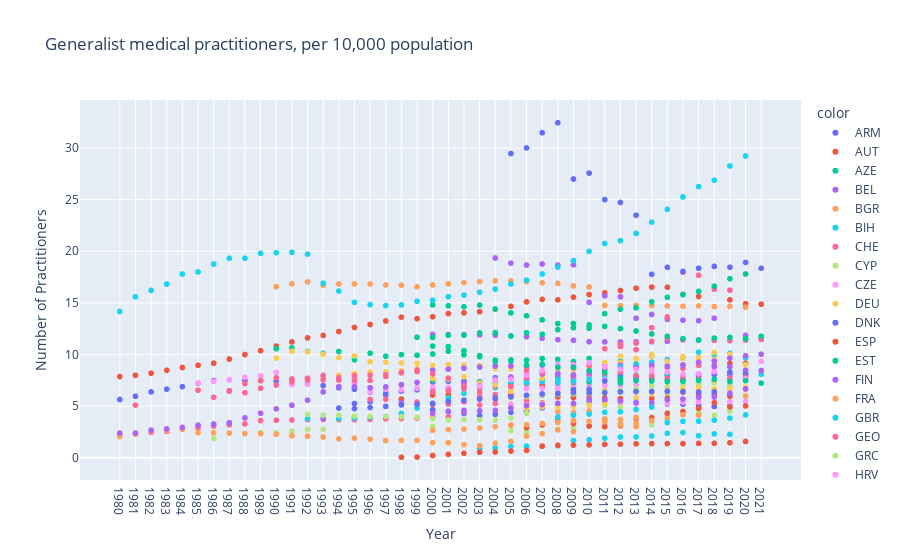

The cell this chart's notebook holds for it:
### Code cell
import plotly.express as px
df_practitioners2 = df_practitioners.iloc[166:]
figure = px.scatter(x=df_practitioners2['year'], y=df_practitioners2['practitioners'], color=df_practitioners2['country'], labels={
                     "x": "Year",
                     "y": "Number of Practitioners"
                 },title = 'Generalist medical practitioners, per 10,000 population')
figure.show()

### Figure 1 — Plotly figure (JSON) as saved in the notebook; plotly's stock layout.template omitted (floating-point values rounded to 4 significant figures)
{"data": [{"hovertemplate": "color=ARM<br>Year=%{x}<br>Number of Practitioners=%{y}<extra></extra>", "legendgroup": "ARM", "marker": {"color": "#636efa", "symbol": "circle"}, "mode": "markers", "name": "ARM", "showlegend": true, "type": "scattergl", "x": ["1980", "1981", "1982", "1983", "1984", "1985", "1986", "1987", "1988", "1989", "1990", "1991", "1992", "1993", "1994", "1995", "1996", "1997", "1998", "1999", "2000", "2001", "2002", "2003", "2004", "2005", "2006", "2007", "2008", "2009", "2010", "2011", "2012", "2013", "2014", "2015", "2016", "2017", "2018", "2019"], "xaxis": "x", "y": [5.64, 5.96, 6.38, 6.65, 6.89, 7.23, 7.47, 7.56, 7.47, 7.47, 7.43, 7.16, 7.14, 6.99, 6.77, 6.64, 6.36, 6.26, 6.46, 6.67, 4.65, 4.46, 4.29, 4.09, 4.2, 4.4, 4.47, 4.84, 5.01, 5.24, 5.36, 5.4, 5.33, 5.26, 5.17, 5.2, 5.19, 5.04, 4.97, 5.02], "yaxis": "y"}, {"hovertemplate": "color=AUT<br>Year=%{x}<br>Number of Practitioners=%{y}<extra></extra>", "legendgroup": "AUT", "marker": {"color": "#EF553B", "symbol": "circle"}, "mode": "markers", "name": "AUT", "showlegend": true, "type": "scattergl", "x": ["1980", "1981", "1982", "1983", "1984", "1985", "1986", "1987", "1988", "1989", "1990", "1991", "1992", "1993", "1994", "1995", "1996", "1997", "1998", "1999", "2000", "2001", "2002", "2003", "2004", "2005", "2006", "2007", "2008", "2009", "2010", "2011", "2012", "2013", "2014", "2015", "2016", "2017", "2019", "2020", "2021"], "xaxis": "x", "y": [7.87, 7.99, 8.19, 8.47, 8.74, 8.95, 9.16, 9.56, 10, 10.37, 10.82, 11.22, 11.61, 11.85, 12.23, 12.62, 12.91, 13.25, 13.62, 13.48, 13.66, 13.97, 14.03, 14.15, 14.39, 14.67, 15.1, 15.34, 15.3, 15.56, 15.81, 15.97, 16.2, 16.42, 16.53, 16.52, 15.83, 15.62, 15.29, 14.91, 14.88], "yaxis": "y"}, {"hovertemplate": "color=AZE<br>Year=%{x}<br>Number of Practitioners=%{y}<extra></extra>", "legendgroup": "AZE", "marker": {"color": "#00cc96", "symbol": "circle"}, "mode": "markers", "name": "AZE", "showlegend": true, "type": "scattergl", "x": ["1990", "1991", "1992", "1993", "1994", "1995", "1996", "1997", "1998", "1999", "2000", "2001", "2002", "2003", "2004", "2005", "2006", "2007", "2008", "2009", "2010", "2011", "2012", "2013", "2014"], "xaxis": "x", "y": [10.56, 10.64, 10.3, 10.11, 10.29, 9.49, 10.13, 9.84, 9.99, 9.94, 10.05, 10.32, 9.97, 9.78, 9.46, 9.35, 9.46, 9.61, 9.52, 9.32, 9.62, 9.19, 9.35, 9.06, 8.53], "yaxis": "y"}, {"hovertemplate": "color=BEL<br>Year=%{x}<br>Number of Practitioners=%{y}<extra></extra>", "legendgroup": "BEL", "marker": {"color": "#ab63fa", "symbol": "circle"}, "mode": "markers", "name": "BEL", "showlegend": true, "type": "scattergl", "x": ["2000", "2001", "2002", "2003", "2004", "2005", "2006", "2007", "2008", "2009", "2010", "2011", "2012", "2013", "2014", "2015", "2016", "2017", "2018", "2019", "2020"], "xaxis": "x", "y": [11.95, 11.93, 11.92, 11.91, 11.87, 11.8, 11.73, 11.58, 11.44, 11.37, 11.24, 11.22, 11.21, 11.24, 11.24, 11.28, 11.42, 11.41, 11.51, 11.66, 11.85], "yaxis": "y"}, {"hovertemplate": "color=BGR<br>Year=%{x}<br>Number of Practitioners=%{y}<extra></extra>", "legendgroup": "BGR", "marker": {"color": "#FFA15A", "symbol": "circle"}, "mode": "markers", "name": "BGR", "showlegend": true, "type": "scattergl", "x": ["2002", "2003", "2004", "2005", "2006", "2007", "2008", "2009", "2010", "2011", "2012", "2013", "2014", "2015", "2016", "2017", "2018", "2019", "2020"], "xaxis": "x", "y": [7.22, 7.02, 7.23, 7.21, 7.11, 7.03, 6.57, 6.81, 6.53, 6.5, 6.4, 6.38, 6.38, 6.17, 6.36, 6.12, 6.07, 6.03, 5.98], "yaxis": "y"}, {"hovertemplate": "color=BIH<br>Year=%{x}<br>Number of Practitioners=%{y}<extra></extra>", "legendgroup": "BIH", "marker": {"color": "#19d3f3", "symbol": "circle"}, "mode": "markers", "name": "BIH", "showlegend": true, "type": "scattergl", "x": ["2003", "2004", "2005", "2006", "2007", "2008", "2009", "2010", "2011", "2012", "2013", "2014", "2015", "2016", "2017", "2018", "2019"], "xaxis": "x", "y": [0.88, 0.95, 1.1, 1.13, 1.11, 1.16, 1.67, 1.75, 1.89, 2.01, 2.02, 2.11, 2.37, 2.44, 2.13, 2.31, 2.26], "yaxis": "y"}, {"hovertemplate": "color=CHE<br>Year=%{x}<br>Number of Practitioners=%{y}<extra></extra>", "legendgroup": "CHE", "marker": {"color": "#FF6692", "symbol": "circle"}, "mode": "markers", "name": "CHE", "showlegend": true, "type": "scattergl", "x": ["1980", "1981", "1982", "1983", "1984", "1985", "1986", "1987", "1988", "1989", "1990", "1991", "1992", "1993", "1994", "1995", "1996", "1997", "1998", "1999", "2000", "2001", "2002", "2003", "2004", "2005", "2006", "2007", "2008", "2009", "2010", "2011", "2012", "2013", "2014", "2015", "2016", "2017", "2018", "2019", "2020", "2021"], "xaxis": "x", "y": [2.29, 2.37, 2.47, 2.56, 2.76, 2.92, 3.07, 3.19, 3.28, 3.6, 3.63, 3.66, 3.69, 3.71, 3.69, 3.69, 3.71, 3.77, 3.8, 3.84, 3.92, 3.96, 4.48, 5.11, 5.26, 5.17, 5.24, 5.31, 6, 6.05, 6.07, 10.56, 10.78, 11.11, 11.27, 11.56, 11.47, 11.39, 11.37, 11.34, 11.4, 11.46], "yaxis": "y"}, {"hovertemplate": "color=CYP<br>Year=%{x}<br>Number of Practitioners=%{y}<extra></extra>", "legendgroup": "CYP", "marker": {"color": "#B6E880", "symbol": "circle"}, "mode": "markers", "name": "CYP", "showlegend": true, "type": "scattergl", "x": ["1986", "1989", "1990", "1991", "1992", "1993", "1995", "2000", "2014", "2015", "2016", "2017", "2018", "2019"], "xaxis": "x", "y": [1.86, 2.42, 2.42, 2.57, 2.75, 2.77, 3.92, 3.04, 5.78, 6.19, 6.56, 6.89, 7.48, 6.85], "yaxis": "y"}, {"hovertemplate": "color=CZE<br>Year=%{x}<br>Number of Practitioners=%{y}<extra></extra>", "legendgroup": "CZE", "marker": {"color": "#FF97FF", "symbol": "circle"}, "mode": "markers", "name": "CZE", "showlegend": true, "type": "scattergl", "x": ["1995", "2000", "2005", "2006", "2007", "2008", "2009", "2010", "2011", "2012", "2013", "2019", "2020"], "xaxis": "x", "y": [6.96, 7.29, 7.22, 7.18, 7.08, 7.06, 7.07, 7.04, 7.02, 7.03, 7.01, 6.96, 6.75], "yaxis": "y"}, {"hovertemplate": "color=DEU<br>Year=%{x}<br>Number of Practitioners=%{y}<extra></extra>", "legendgroup": "DEU", "marker": {"color": "#FECB52", "symbol": "circle"}, "mode": "markers", "name": "DEU", "showlegend": true, "type": "scattergl", "x": ["1991", "1992", "1993", "1994", "1995", "1996", "1997", "1998", "1999", "2000", "2001", "2002", "2003", "2004", "2005", "2006", "2007", "2008", "2009", "2010", "2011", "2012", "2013", "2014", "2015", "2016", "2017", "2018", "2019"], "xaxis": "x", "y": [7.33, 7.54, 7.79, 7.99, 8.16, 8.29, 8.33, 8.45, 8.61, 8.94, 9.03, 8.98, 8.94, 8.63, 8.62, 8.44, 8.38, 8.53, 8.76, 9.11, 9.24, 9.25, 9.62, 9.8, 9.54, 9.63, 9.75, 9.84, 10.06], "yaxis": "y"}, {"hovertemplate": "color=DNK<br>Year=%{x}<br>Number of Practitioners=%{y}<extra></extra>", "legendgroup": "DNK", "marker": {"color": "#636efa", "symbol": "circle"}, "mode": "markers", "name": "DNK", "showlegend": true, "type": "scattergl", "x": ["1994", "1995", "1996", "1997", "1998", "1999", "2000", "2001", "2002", "2003", "2004", "2005", "2006", "2007", "2008", "2009", "2010", "2011", "2012", "2013", "2014", "2015", "2016", "2017", "2018", "2019"], "xaxis": "x", "y": [4.81, 5.25, 5.44, 6.08, 6.46, 6.58, 7.38, 7.41, 7.41, 7.36, 7.74, 7.67, 7.67, 7.64, 7.89, 7.87, 7.92, 7.93, 8, 7.93, 7.96, 8.06, 8.03, 8.05, 8.06, 8.01], "yaxis": "y"}, {"hovertemplate": "color=ESP<br>Year=%{x}<br>Number of Practitioners=%{y}<extra></extra>", "legendgroup": "ESP", "marker": {"color": "#EF553B", "symbol": "circle"}, "mode": "markers", "name": "ESP", "showlegend": true, "type": "scattergl", "x": ["2005", "2006", "2007", "2008", "2009", "2010", "2011", "2012", "2013", "2014", "2015", "2016", "2017", "2018", "2019", "2020"], "xaxis": "x", "y": [7.14, 7.2, 6.98, 7.26, 7.32, 7.43, 7.43, 7.5, 7.51, 7.51, 7.48, 7.49, 7.59, 8.92, 9.15, 9.14], "yaxis": "y"}, {"hovertemplate": "color=EST<br>Year=%{x}<br>Number of Practitioners=%{y}<extra></extra>", "legendgroup": "EST", "marker": {"color": "#00cc96", "symbol": "circle"}, "mode": "markers", "name": "EST", "showlegend": true, "type": "scattergl", "x": ["1998", "1999", "2000", "2001", "2002", "2003", "2004", "2005", "2006", "2007", "2008", "2009", "2010", "2011", "2012", "2013", "2014", "2015", "2016", "2017", "2018", "2019", "2020"], "xaxis": "x", "y": [5.66, 6.75, 7.5, 6.58, 7.03, 7.32, 7.21, 7.25, 7.33, 7.59, 7.63, 7.34, 7.35, 7.54, 7.25, 7.98, 8.04, 8, 8.06, 8.04, 8.3, 8.3, 8.15], "yaxis": "y"}, {"hovertemplate": "color=FIN<br>Year=%{x}<br>Number of Practitioners=%{y}<extra></extra>", "legendgroup": "FIN", "marker": {"color": "#ab63fa", "symbol": "circle"}, "mode": "markers", "name": "FIN", "showlegend": true, "type": "scattergl", "x": ["2004", "2005", "2006", "2007", "2008", "2009", "2010", "2011", "2012", "2013", "2014", "2015", "2016", "2017", "2018"], "xaxis": "x", "y": [19.35, 18.85, 18.67, 18.77, 18.66, 18.69, 15.05, 15.68, 15.58, 13.51, 13.88, 13.4, 13.33, 13.28, 13.52], "yaxis": "y"}, {"hovertemplate": "color=FRA<br>Year=%{x}<br>Number of Practitioners=%{y}<extra></extra>", "legendgroup": "FRA", "marker": {"color": "#FFA15A", "symbol": "circle"}, "mode": "markers", "name": "FRA", "showlegend": true, "type": "scattergl", "x": ["1990", "1991", "1992", "1993", "1994", "1995", "1996", "1997", "1998", "1999", "2000", "2001", "2002", "2003", "2004", "2005", "2006", "2007", "2008", "2009", "2010", "2011", "2012", "2013", "2014", "2015", "2016", "2017", "2018", "2019", "2020"], "xaxis": "x", "y": [16.58, 16.85, 17.03, 16.72, 16.84, 16.84, 16.83, 16.74, 16.71, 16.56, 16.74, 16.85, 16.96, 17.07, 17.14, 17.13, 17.07, 16.94, 16.89, 16.64, 16.54, 14.76, 14.73, 14.77, 14.75, 14.7, 14.67, 14.71, 14.65, 14.66, 14.58], "yaxis": "y"}, {"hovertemplate": "color=GBR<br>Year=%{x}<br>Number of Practitioners=%{y}<extra></extra>", "legendgroup": "GBR", "marker": {"color": "#19d3f3", "symbol": "circle"}, "mode": "markers", "name": "GBR", "showlegend": true, "type": "scattergl", "x": ["2000", "2001", "2002", "2003", "2004", "2005", "2006", "2007", "2008", "2009", "2010", "2011", "2012", "2013", "2014", "2015", "2016", "2017", "2018", "2019", "2020", "2021"], "xaxis": "x", "y": [6.64, 6.72, 6.78, 6.98, 7.15, 7.32, 7.33, 7.4, 7.59, 7.94, 7.75, 7.87, 7.84, 7.76, 7.81, 7.69, 7.63, 7.54, 7.46, 7.65, 7.76, 8.1], "yaxis": "y"}, {"hovertemplate": "color=GEO<br>Year=%{x}<br>Number of Practitioners=%{y}<extra></extra>", "legendgroup": "GEO", "marker": {"color": "#FF6692", "symbol": "circle"}, "mode": "markers", "name": "GEO", "showlegend": true, "type": "scattergl", "x": ["1996", "1997", "1998", "1999", "2000", "2001", "2002", "2003", "2004", "2005", "2006", "2007", "2008", "2009", "2010", "2011", "2012", "2013", "2014", "2015", "2016", "2017", "2018", "2019"], "xaxis": "x", "y": [5.65, 5.67, 5.24, 5.4, 5.16, 5.2, 5.42, 5.88, 6.11, 6.14, 5.59, 6.02, 6.21, 7.72, 8.2, 8.56, 10.97, 10.47, 12.6, 13.64, 17.97, 17.68, 16.32, 16.23], "yaxis": "y"}, {"hovertemplate": "color=GRC<br>Year=%{x}<br>Number of Practitioners=%{y}<extra></extra>", "legendgroup": "GRC", "marker": {"color": "#B6E880", "symbol": "circle"}, "mode": "markers", "name": "GRC", "showlegend": true, "type": "scattergl", "x": ["2005", "2006", "2007", "2008", "2009", "2010", "2011", "2012", "2013", "2014", "2015", "2016", "2017", "2018", "2019"], "xaxis": "x", "y": [2.62, 2.5, 3.15, 2.76, 2.83, 3.07, 3.06, 3.15, 3.2, 3.96, 4.07, 4.21, 4.35, 4.13, 4.48], "yaxis": "y"}, {"hovertemplate": "color=HRV<br>Year=%{x}<br>Number of Practitioners=%{y}<extra></extra>", "legendgroup": "HRV", "marker": {"color": "#FF97FF", "symbol": "circle"}, "mode": "markers", "name": "HRV", "showlegend": true, "type": "scattergl", "x": ["1985", "1986", "1987", "1988", "1989", "1990", "1991", "1992", "1993", "1994", "1995", "1996", "1997", "1998", "1999", "2000", "2001", "2002", "2003", "2004", "2005", "2006", "2007", "2008", "2009", "2010", "2011", "2012", "2013", "2014", "2015", "2016", "2017", "2018", "2019", "2020"], "xaxis": "x", "y": [7.26, 7.4, 7.58, 7.8, 7.94, 8.27, 7.08, 7.11, 7.55, 7.53, 7.21, 6.4, 6.64, 6.58, 6.73, 6.79, 6.82, 6.78, 6.77, 6.79, 6.73, 6.68, 6.72, 6.74, 7.45, 7.67, 7.58, 7.78, 7.74, 8.17, 7.63, 8.06, 7.92, 8.43, 8.21, 7.62], "yaxis": "y"}, {"hovertemplate": "color=HUN<br>Year=%{x}<br>Number of Practitioners=%{y}<extra></extra>", "legendgroup": "HUN", "marker": {"color": "#FECB52", "symbol": "circle"}, "mode": "markers", "name": "HUN", "showlegend": true, "type": "scattergl", "x": ["2017", "2018", "2019", "2020"], "xaxis": "x", "y": [7, 7.26, 7.47, 6.6], "yaxis": "y"}, {"hovertemplate": "color=IRL<br>Year=%{x}<br>Number of Practitioners=%{y}<extra></extra>", "legendgroup": "IRL", "marker": {"color": "#636efa", "symbol": "circle"}, "mode": "markers", "name": "IRL", "showlegend": true, "type": "scattergl", "x": ["2005", "2006", "2007", "2008", "2009", "2010", "2011", "2012", "2013", "2014", "2015", "2016", "2017", "2018", "2019", "2020", "2021"], "xaxis": "x", "y": [29.47, 30.01, 31.48, 32.45, 27, 27.57, 25.01, 24.73, 23.49, 17.77, 18.45, 18.05, 18.36, 18.54, 18.46, 18.92, 18.35], "yaxis": "y"}, {"hovertemplate": "color=ISL<br>Year=%{x}<br>Number of Practitioners=%{y}<extra></extra>", "legendgroup": "ISL", "marker": {"color": "#EF553B", "symbol": "circle"}, "mode": "markers", "name": "ISL", "showlegend": true, "type": "scattergl", "x": ["1998", "2000", "2001", "2004", "2005", "2006", "2007", "2008", "2009", "2010", "2011", "2012", "2013", "2014", "2015", "2016", "2017", "2018", "2019"], "xaxis": "x", "y": [5.69, 6.08, 6.1, 5.78, 6.03, 6.02, 6.03, 5.89, 5.83, 5.72, 5.79, 5.73, 5.8, 5.74, 5.77, 6.35, 6.08, 6.18, 5.96], "yaxis": "y"}, {"hovertemplate": "color=ISR<br>Year=%{x}<br>Number of Practitioners=%{y}<extra></extra>", "legendgroup": "ISR", "marker": {"color": "#00cc96", "symbol": "circle"}, "mode": "markers", "name": "ISR", "showlegend": true, "type": "scattergl", "x": ["2000", "2001", "2002", "2003", "2004", "2005", "2006", "2007", "2008", "2009", "2010", "2011", "2012", "2013", "2014", "2015", "2016", "2017", "2018", "2019", "2020", "2021"], "xaxis": "x", "y": [14.81, 14.72, 14.63, 14.79, 14.41, 14.03, 13.75, 13.36, 13, 13, 12.87, 12.73, 12.51, 12.28, 11.99, 11.76, 11.55, 11.39, 11.59, 11.66, 11.53, 11.77], "yaxis": "y"}, {"hovertemplate": "color=ITA<br>Year=%{x}<br>Number of Practitioners=%{y}<extra></extra>", "legendgroup": "ITA", "marker": {"color": "#ab63fa", "symbol": "circle"}, "mode": "markers", "name": "ITA", "showlegend": true, "type": "scattergl", "x": ["2000", "2001", "2002", "2003", "2004", "2005", "2006", "2007", "2008", "2009", "2010", "2011", "2012", "2013", "2014", "2015", "2016", "2017", "2018", "2019", "2020", "2021"], "xaxis": "x", "y": [8.47, 8.58, 8.68, 8.78, 8.89, 8.89, 8.85, 8.96, 8.89, 8.84, 8.85, 8.97, 8.97, 8.87, 8.86, 8.9, 8.99, 8.95, 8.85, 8.8, 8.46, 8.45], "yaxis": "y"}, {"hovertemplate": "color=KAZ<br>Year=%{x}<br>Number of Practitioners=%{y}<extra></extra>", "legendgroup": "KAZ", "marker": {"color": "#FFA15A", "symbol": "circle"}, "mode": "markers", "name": "KAZ", "showlegend": true, "type": "scattergl", "x": ["1980", "1981", "1982", "1983", "1984", "1985", "1986", "1987", "1988", "1989", "1990", "1991", "1992", "1993", "1994", "1995", "1996", "1997", "1998", "1999", "2000", "2001", "2002", "2003", "2004", "2005", "2006", "2007", "2008", "2009", "2010", "2011", "2012", "2013", "2014"], "xaxis": "x", "y": [2.06, 2.28, 2.61, 2.65, 2.76, 2.44, 2.43, 2.39, 2.35, 2.34, 2.27, 2.15, 2.09, 2.01, 1.83, 1.91, 1.8, 1.67, 1.69, 1.69, 1.46, 1.46, 1.27, 1.18, 1.42, 1.6, 2.09, 2.34, 2.7, 2.53, 3.07, 3.06, 3.06, 3.02, 3.55], "yaxis": "y"}, {"hovertemplate": "color=LTU<br>Year=%{x}<br>Number of Practitioners=%{y}<extra></extra>", "legendgroup": "LTU", "marker": {"color": "#19d3f3", "symbol": "circle"}, "mode": "markers", "name": "LTU", "showlegend": true, "type": "scattergl", "x": ["1992", "1993", "1994", "1995", "1996", "1997", "1998", "1999", "2000", "2001", "2002", "2003", "2004", "2005", "2006", "2007", "2008", "2009", "2010", "2011", "2012", "2013", "2014", "2015", "2016", "2017", "2018", "2019", "2020"], "xaxis": "x", "y": [3.8, 3.83, 3.79, 3.83, 3.93, 4.02, 4.29, 4.82, 5.27, 5.79, 6.24, 6.67, 6.81, 6.92, 7.26, 7.65, 7.29, 7.49, 7.59, 8.64, 8.8, 8.95, 9.25, 9.51, 9.79, 10.23, 10.03, 10.12, 9.67], "yaxis": "y"}, {"hovertemplate": "color=LUX<br>Year=%{x}<br>Number of Practitioners=%{y}<extra></extra>", "legendgroup": "LUX", "marker": {"color": "#FF6692", "symbol": "circle"}, "mode": "markers", "name": "LUX", "showlegend": true, "type": "scattergl", "x": ["1981", "1985", "1987", "1988", "1989", "1990", "1991", "1992", "1993", "1994", "1995", "1996", "1997", "1998", "1999", "2000", "2001", "2002", "2003", "2004", "2005", "2006", "2007", "2008", "2009", "2010", "2011", "2012", "2013", "2014", "2015", "2016", "2017"], "xaxis": "x", "y": [5.1, 6.55, 6.5, 7.18, 7.48, 7.74, 7.63, 7.71, 7.97, 7.76, 7.95, 7.99, 8.05, 8.22, 8.36, 6.4, 6.53, 6.68, 6.74, 6.95, 7.83, 7.73, 8.17, 8.12, 7.93, 8.16, 8.18, 8.31, 8.6, 8.79, 8.75, 8.66, 8.96], "yaxis": "y"}, {"hovertemplate": "color=LVA<br>Year=%{x}<br>Number of Practitioners=%{y}<extra></extra>", "legendgroup": "LVA", "marker": {"color": "#B6E880", "symbol": "circle"}, "mode": "markers", "name": "LVA", "showlegend": true, "type": "scattergl", "x": ["2005", "2006", "2007", "2008", "2009", "2010", "2011", "2012", "2013", "2014", "2015", "2016", "2017", "2018", "2019", "2020"], "xaxis": "x", "y": [5.83, 5.92, 6.02, 6.15, 6.18, 6.24, 6.39, 6.52, 6.68, 6.93, 6.92, 7.15, 7.23, 7.29, 7.14, 7.46], "yaxis": "y"}, {"hovertemplate": "color=MDA<br>Year=%{x}<br>Number of Practitioners=%{y}<extra></extra>", "legendgroup": "MDA", "marker": {"color": "#FF97FF", "symbol": "circle"}, "mode": "markers", "name": "MDA", "showlegend": true, "type": "scattergl", "x": ["2005", "2006", "2007", "2008", "2009", "2010", "2011", "2012", "2013", "2014", "2015", "2016", "2017", "2018", "2019", "2020"], "xaxis": "x", "y": [5.13, 5.14, 5.23, 5.14, 5.14, 5.16, 5.22, 5.29, 5.25, 5.18, 5.26, 5.38, 5.41, 5.35, 5.42, 5.46], "yaxis": "y"}, {"hovertemplate": "color=MKD<br>Year=%{x}<br>Number of Practitioners=%{y}<extra></extra>", "legendgroup": "MKD", "marker": {"color": "#FECB52", "symbol": "circle"}, "mode": "markers", "name": "MKD", "showlegend": true, "type": "scattergl", "x": ["1990", "1991", "1992", "1993", "1994", "1995", "1996", "1997", "1998", "1999", "2000", "2001", "2002", "2003", "2004", "2005", "2006", "2007", "2008", "2009", "2010", "2011", "2012", "2013", "2014", "2015", "2016", "2017", "2018", "2019", "2020"], "xaxis": "x", "y": [9.66, 10.31, 10.25, 10.03, 9.69, 9.87, 9.29, 9.26, 9.19, 9.14, 7.67, 7.62, 7.84, 7.23, 7.06, 6.45, 8.29, 7.72, 8.56, 8.54, 8.71, 9.22, 9.83, 9.59, 10.03, 9.33, 9.81, 9.62, 10.2, 10.01, 9.01], "yaxis": "y"}, {"hovertemplate": "color=MLT<br>Year=%{x}<br>Number of Practitioners=%{y}<extra></extra>", "legendgroup": "MLT", "marker": {"color": "#636efa", "symbol": "circle"}, "mode": "markers", "name": "MLT", "showlegend": true, "type": "scattergl", "x": ["2009", "2010", "2011", "2012", "2013", "2014", "2015", "2016", "2017", "2018", "2019", "2020"], "xaxis": "x", "y": [6.59, 6.64, 7.44, 7.79, 7.77, 7.75, 7.64, 7.7, 7.9, 8.06, 8.24, 8.05], "yaxis": "y"}, {"hovertemplate": "color=MNE<br>Year=%{x}<br>Number of Practitioners=%{y}<extra></extra>", "legendgroup": "MNE", "marker": {"color": "#EF553B", "symbol": "circle"}, "mode": "markers", "name": "MNE", "showlegend": true, "type": "scattergl", "x": ["2005", "2006", "2007", "2008", "2009", "2010", "2011", "2012", "2013", "2014", "2015", "2016", "2017", "2018", "2019", "2020"], "xaxis": "x", "y": [3.16, 2.92, 3.18, 3.75, 3.3, 3.09, 3.01, 3.22, 3.8, 3.86, 4.31, 4.48, 4.79, 5.32, 4.92, 5.02], "yaxis": "y"}, {"hovertemplate": "color=NLD<br>Year=%{x}<br>Number of Practitioners=%{y}<extra></extra>", "legendgroup": "NLD", "marker": {"color": "#00cc96", "symbol": "circle"}, "mode": "markers", "name": "NLD", "showlegend": true, "type": "scattergl", "x": ["1999", "2000", "2001", "2002", "2003", "2004", "2005", "2006", "2007", "2008", "2009", "2010", "2011", "2012", "2013", "2014", "2015", "2016", "2017", "2018", "2019", "2020"], "xaxis": "x", "y": [11.67, 11.66, 11.87, 11.88, 12.09, 12.12, 11.79, 12.11, 11.96, 12.41, 12.59, 12.55, 13.95, 14.38, 14.52, 15.11, 15.54, 15.8, 16.12, 16.62, 17.34, 17.8], "yaxis": "y"}, {"hovertemplate": "color=NOR<br>Year=%{x}<br>Number of Practitioners=%{y}<extra></extra>", "legendgroup": "NOR", "marker": {"color": "#ab63fa", "symbol": "circle"}, "mode": "markers", "name": "NOR", "showlegend": true, "type": "scattergl", "x": ["1993", "1998", "2002", "2003", "2004", "2005", "2006", "2007", "2008", "2009", "2010", "2011", "2012", "2013", "2014", "2015", "2016", "2017", "2018", "2019", "2020", "2021"], "xaxis": "x", "y": [3.76, 5.31, 7.22, 6.97, 7.66, 7.78, 8.05, 8.11, 8.16, 8.03, 8.26, 8.36, 8.6, 8.73, 8.94, 8.85, 8.98, 9.25, 9.37, 9.65, 9.87, 10.03], "yaxis": "y"}, {"hovertemplate": "color=POL<br>Year=%{x}<br>Number of Practitioners=%{y}<extra></extra>", "legendgroup": "POL", "marker": {"color": "#FFA15A", "symbol": "circle"}, "mode": "markers", "name": "POL", "showlegend": true, "type": "scattergl", "x": ["2008", "2009", "2010", "2011", "2012", "2013", "2014", "2015", "2016", "2017"], "xaxis": "x", "y": [4.44, 4.39, 4.53, 3.76, 3.27, 3.33, 3.56, 3.79, 4.17, 4.13], "yaxis": "y"}, {"hovertemplate": "color=PRT<br>Year=%{x}<br>Number of Practitioners=%{y}<extra></extra>", "legendgroup": "PRT", "marker": {"color": "#19d3f3", "symbol": "circle"}, "mode": "markers", "name": "PRT", "showlegend": true, "type": "scattergl", "x": ["1980", "1981", "1982", "1983", "1984", "1985", "1986", "1987", "1988", "1989", "1990", "1991", "1992", "1993", "1994", "1995", "1996", "1997", "1998", "1999", "2000", "2001", "2002", "2003", "2004", "2005", "2006", "2007", "2008", "2009", "2010", "2011", "2012", "2013", "2014", "2015", "2016", "2017", "2018", "2019", "2020"], "xaxis": "x", "y": [14.17, 15.58, 16.21, 16.82, 17.8, 18, 18.76, 19.32, 19.32, 19.8, 19.86, 19.89, 19.72, 16.9, 16.15, 15.05, 14.84, 14.74, 14.81, 15.16, 15.26, 15.6, 15.76, 16.03, 16.34, 16.83, 17.21, 17.8, 18.47, 19.09, 19.99, 20.75, 21.03, 21.73, 22.82, 24.06, 25.26, 26.27, 26.88, 28.26, 29.23], "yaxis": "y"}, {"hovertemplate": "color=ROU<br>Year=%{x}<br>Number of Practitioners=%{y}<extra></extra>", "legendgroup": "ROU", "marker": {"color": "#FF6692", "symbol": "circle"}, "mode": "markers", "name": "ROU", "showlegend": true, "type": "scattergl", "x": ["1986", "1987", "1988", "1989", "1990", "1991", "1992", "1993", "1994", "1995", "1996", "1997", "1998", "1999", "2000", "2001", "2002", "2003", "2004", "2005", "2006", "2007", "2008", "2009", "2010", "2011", "2012", "2013", "2014", "2015", "2016", "2017", "2018", "2019", "2020"], "xaxis": "x", "y": [5.86, 6.44, 6.3, 6.73, 7.04, 7.35, 7.52, 7.55, 7.52, 7.49, 7.5, 7.89, 8.27, 8.49, 8.12, 7.71, 6.96, 6.33, 5.68, 6.91, 8.5, 8.24, 9.01, 8.71, 8.95, 8.76, 8.31, 7.94, 7.87, 7.67, 7.68, 7.62, 7.59, 7.73, 7.79], "yaxis": "y"}, {"hovertemplate": "color=RUS<br>Year=%{x}<br>Number of Practitioners=%{y}<extra></extra>", "legendgroup": "RUS", "marker": {"color": "#B6E880", "symbol": "circle"}, "mode": "markers", "name": "RUS", "showlegend": true, "type": "scattergl", "x": ["1992", "1993", "1994", "1995", "1996", "1997", "1998", "1999", "2000", "2001", "2002", "2003", "2004", "2005", "2006", "2007", "2008", "2009", "2010", "2011", "2012", "2013", "2014"], "xaxis": "x", "y": [4.2, 4.13, 4.13, 4.04, 4.02, 4, 3.97, 3.93, 3.78, 3.65, 3.69, 3.68, 3.63, 3.85, 4.3, 5.21, 5.23, 5.23, 5.16, 5.07, 4.9, 4.68, 3.19], "yaxis": "y"}, {"hovertemplate": "color=SRB<br>Year=%{x}<br>Number of Practitioners=%{y}<extra></extra>", "legendgroup": "SRB", "marker": {"color": "#FF97FF", "symbol": "circle"}, "mode": "markers", "name": "SRB", "showlegend": true, "type": "scattergl", "x": ["2003", "2004", "2005", "2006", "2007", "2008", "2009", "2010", "2011", "2012", "2013", "2014", "2015", "2016", "2017", "2018", "2020", "2021"], "xaxis": "x", "y": [6.94, 7.53, 7.59, 7.98, 8.45, 9.03, 9, 9.19, 8.83, 8.56, 8.56, 8.54, 8.3, 8.09, 8.15, 8.33, 7.66, 9.34], "yaxis": "y"}, {"hovertemplate": "color=SVN<br>Year=%{x}<br>Number of Practitioners=%{y}<extra></extra>", "legendgroup": "SVN", "marker": {"color": "#FECB52", "symbol": "circle"}, "mode": "markers", "name": "SVN", "showlegend": true, "type": "scattergl", "x": ["2005", "2006", "2007", "2008", "2009", "2010", "2011", "2012", "2013", "2014", "2015", "2016", "2017", "2018", "2019", "2020"], "xaxis": "x", "y": [4.83, 4.81, 4.94, 4.91, 4.97, 5.07, 5.25, 5.45, 5.81, 6.19, 6.55, 6.72, 6.67, 6.67, 6.69, 6.85], "yaxis": "y"}, {"hovertemplate": "color=SWE<br>Year=%{x}<br>Number of Practitioners=%{y}<extra></extra>", "legendgroup": "SWE", "marker": {"color": "#636efa", "symbol": "circle"}, "mode": "markers", "name": "SWE", "showlegend": true, "type": "scattergl", "x": ["1995", "1996", "1997", "1998", "1999", "2000", "2001", "2002", "2003", "2004", "2005", "2006", "2007", "2008", "2009", "2010", "2011", "2012", "2013", "2014", "2015", "2016", "2017", "2018", "2019"], "xaxis": "x", "y": [4.76, 4.87, 4.98, 5.12, 5.17, 5.26, 5.45, 5.58, 5.69, 5.76, 5.9, 6.05, 6.18, 6.22, 6.32, 6.29, 6.3, 6.38, 6.42, 6.42, 6.44, 6.41, 6.37, 6.38, 6.21], "yaxis": "y"}, {"hovertemplate": "color=TJK<br>Year=%{x}<br>Number of Practitioners=%{y}<extra></extra>", "legendgroup": "TJK", "marker": {"color": "#EF553B", "symbol": "circle"}, "mode": "markers", "name": "TJK", "showlegend": true, "type": "scattergl", "x": ["1998", "1999", "2000", "2001", "2002", "2003", "2004", "2005", "2006", "2007", "2008", "2009", "2010", "2011", "2012", "2013", "2014", "2015", "2016", "2017", "2018", "2019", "2020"], "xaxis": "x", "y": [0.05, 0.07, 0.22, 0.33, 0.43, 0.53, 0.56, 0.65, 0.71, 1.13, 1.21, 1.22, 1.25, 1.29, 1.32, 1.35, 1.37, 1.37, 1.37, 1.39, 1.4, 1.45, 1.58], "yaxis": "y"}, {"hovertemplate": "color=TKM<br>Year=%{x}<br>Number of Practitioners=%{y}<extra></extra>", "legendgroup": "TKM", "marker": {"color": "#00cc96", "symbol": "circle"}, "mode": "markers", "name": "TKM", "showlegend": true, "type": "scattergl", "x": ["2000", "2001", "2002", "2003", "2004", "2005", "2006", "2007", "2008", "2009", "2010", "2011", "2012", "2013", "2014", "2015", "2016", "2017", "2018", "2019", "2020", "2021"], "xaxis": "x", "y": [10.82, 10.77, 10.37, 9.9, 9.34, 9.48, 8.98, 9.06, 8.76, 8.76, 8.43, 8.28, 7.65, 7.47, 7.43, 7.38, 7.41, 7.5, 7.61, 7.38, 7.47, 7.23], "yaxis": "y"}, {"hovertemplate": "color=TUR<br>Year=%{x}<br>Number of Practitioners=%{y}<extra></extra>", "legendgroup": "TUR", "marker": {"color": "#ab63fa", "symbol": "circle"}, "mode": "markers", "name": "TUR", "showlegend": true, "type": "scattergl", "x": ["1980", "1981", "1982", "1983", "1984", "1985", "1986", "1987", "1988", "1989", "1990", "1991", "1992", "1993", "1994", "1995", "1996", "1997", "1998", "1999", "2000", "2001", "2002", "2003", "2004", "2005", "2006", "2007", "2008", "2009", "2010", "2011", "2012", "2013", "2014", "2015", "2016", "2017", "2018", "2019", "2020"], "xaxis": "x", "y": [2.39, 2.39, 2.67, 2.79, 2.94, 3.16, 3.27, 3.4, 3.86, 4.31, 4.74, 5.09, 5.58, 6.38, 6.89, 6.89, 6.78, 6.87, 7.08, 7.3, 4.32, 4.51, 4.59, 4.55, 4.59, 4.82, 5.05, 5.15, 5.27, 5.26, 5.61, 5.64, 5.5, 5.36, 5.32, 5.61, 5.69, 5.85, 5.88, 6.26, 6.67], "yaxis": "y"}, {"hovertemplate": "color=UKR<br>Year=%{x}<br>Number of Practitioners=%{y}<extra></extra>", "legendgroup": "UKR", "marker": {"color": "#FFA15A", "symbol": "circle"}, "mode": "markers", "name": "UKR", "showlegend": true, "type": "scattergl", "x": ["2000", "2001", "2002", "2003", "2004", "2005", "2006", "2007", "2008", "2009", "2010", "2011", "2012", "2013", "2014"], "xaxis": "x", "y": [2.66, 2.73, 2.78, 2.89, 3.02, 3.18, 3.2, 3.32, 3.42, 3.6, 3.52, 3.48, 3.71, 3.91, 3.6], "yaxis": "y"}, {"hovertemplate": "color=UZB<br>Year=%{x}<br>Number of Practitioners=%{y}<extra></extra>", "legendgroup": "UZB", "marker": {"color": "#19d3f3", "symbol": "circle"}, "mode": "markers", "name": "UZB", "showlegend": true, "type": "scattergl", "x": ["2008", "2009", "2010", "2011", "2012", "2013", "2014", "2015", "2016", "2017", "2018", "2019", "2020"], "xaxis": "x", "y": [3.95, 4.13, 4.23, 4.4, 4.45, 4.68, 4.91, 3.41, 3.53, 3.54, 3.63, 3.84, 4.15], "yaxis": "y"}], "layout": {"legend": {"title": {"text": "color"}, "tracegroupgap": 0}, "title": {"text": "Generalist medical practitioners, per 10,000 population"}, "xaxis": {"anchor": "y", "domain": [0, 1], "title": {"text": "Year"}}, "yaxis": {"anchor": "x", "domain": [0, 1], "title": {"text": "Number of Practitioners"}}}}
